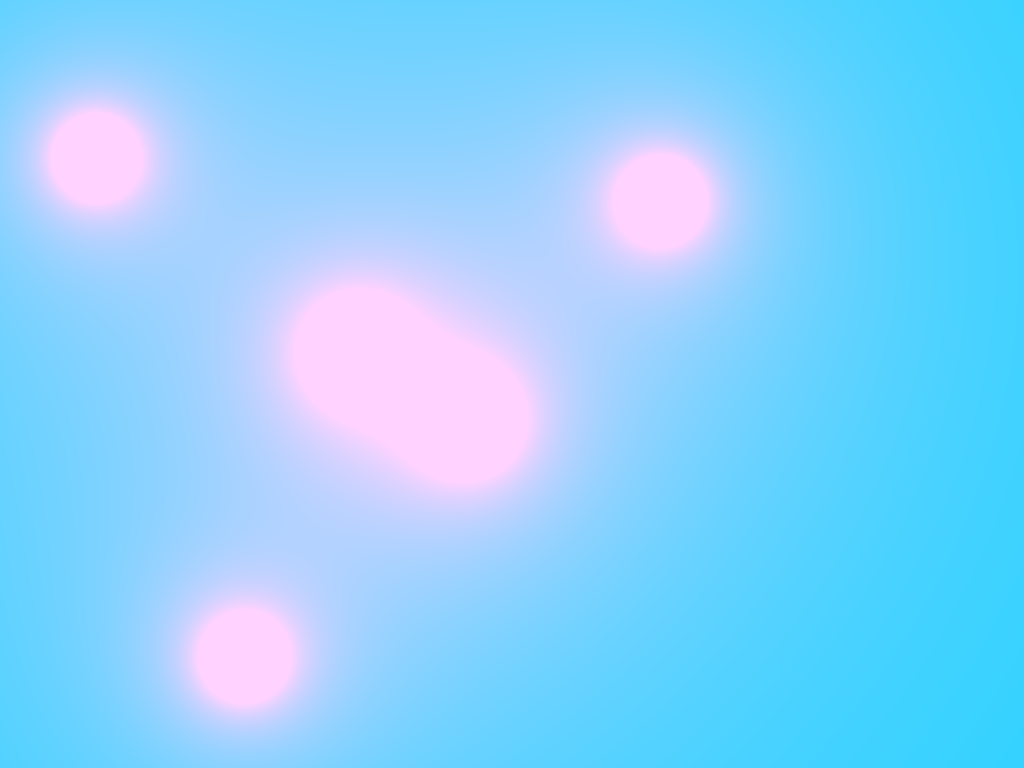
Frame 1 (no input)
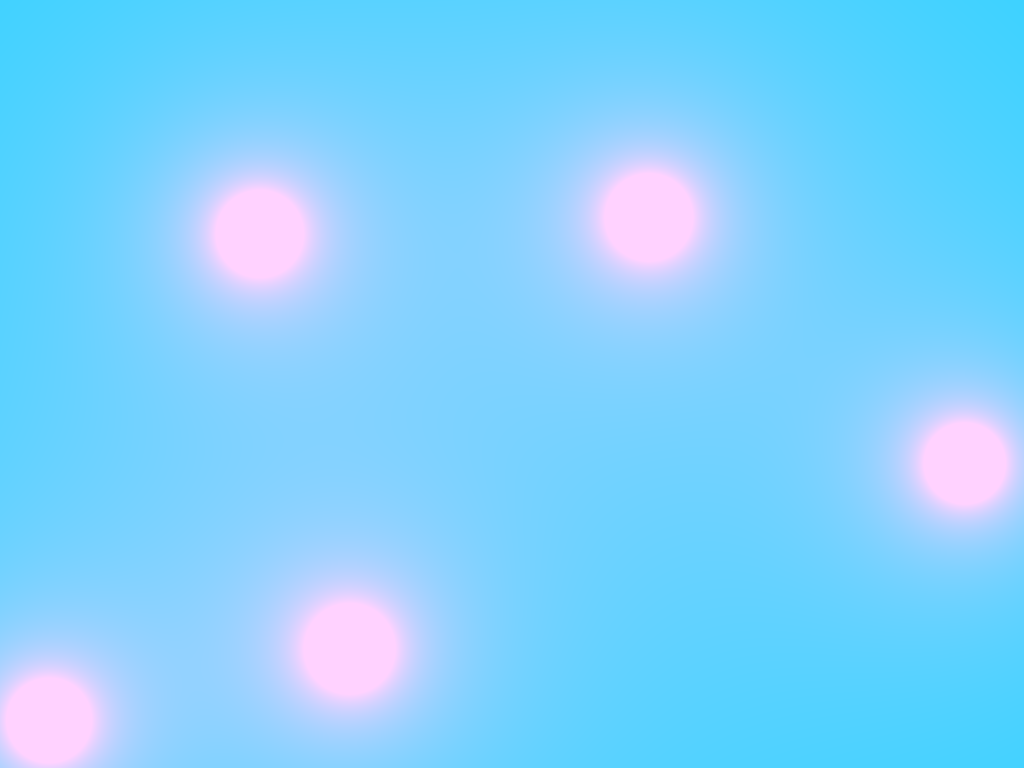
Frame 60 (the mouse pressed at the canvas centre just before this capture)
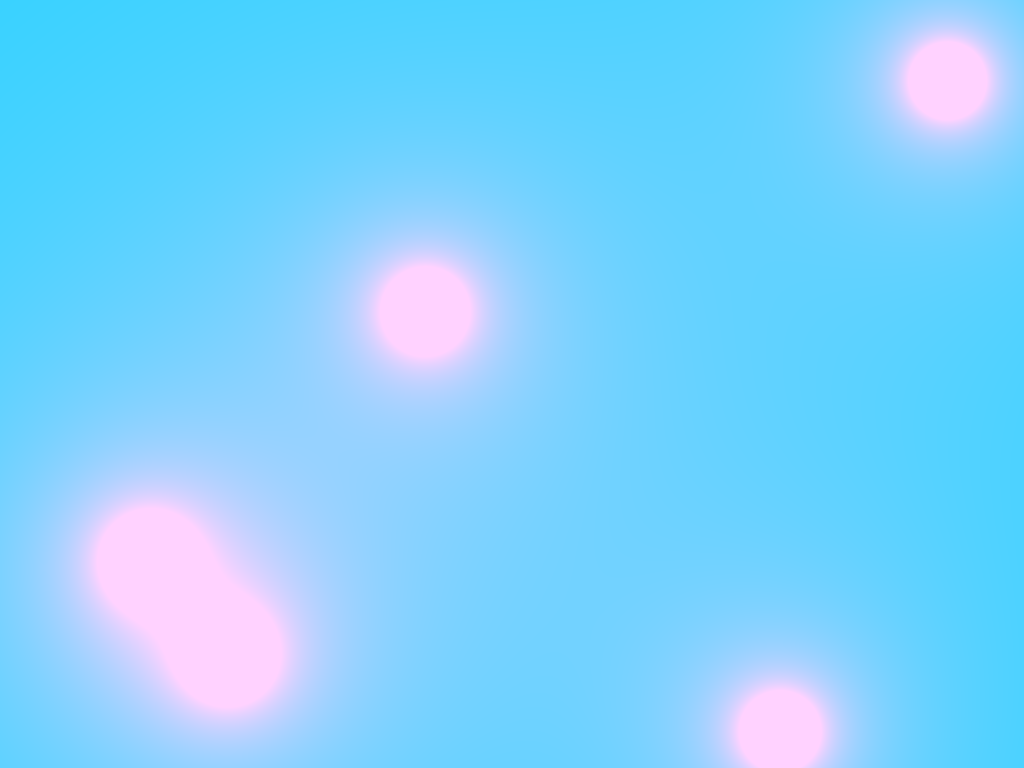
Frame 120 (the mouse held since frame 60 and released just before this capture)

The Processing sketch that drew these frames (run headless with seeded random() and noise(); from frame 60 on, the mouse is pressed at the canvas centre):

// Processing sketch: cottonBalls
// ── cottonBalls.pde
class drops {
  
  PVector pos;
  float r;
  PVector vel;
  
  drops(float x, float y) {
   pos = new PVector(x,y);
   r = 75;
   vel = PVector.random2D();
   vel.mult(random(3,7));
  }
  
  void update() {    //this function for motion 
   pos.add(vel); 
   
   if( pos.x > width || pos.x< 0  ){   // this for bounceback off corcners 
     vel.x *= -1;
   }
   
   if( pos.y > height || pos.y< 0  ){
     vel.y *= -1;
   }
   
  }
  
  void show() {
    noFill();
    stroke(255);
    ellipse(pos.x, pos.y, r*2, r*2);
  }
  
  
}

drops[] b = new drops[5];

void setup () {
   size(1024, 768); 
   for(int i = 0; i< b.length; i++){
   b[i] = new drops(random(width),random(height));
   }
   
}

void draw() {
 background(0, 89, 255); 
 
 loadPixels();
 for(int x = 0; x<width; x++){
 for(int y = 0; y<height; y++){
     int index = x + y * width;
     float sum = 0;
     for(int k=0; k<b.length; k++){
       float d = dist(x,y, b[k].pos.x, b[k].pos.y);
       sum +=  110* b[k].r / d;   //adjust radius to control glow size
     }
     //pixels[index] = color (20,101, sum); //setting 1 green, blue
     //pixels[index] = color (0,0, sum);  //neon blue 
     
      pixels[index] = color (sum, 210, 255);  //cotton candy 
     //pixels[index] = color (200,200, constrain(220,25,sum));
     //pixels[index] = color (200,200, sum % 255);  //crazy colour thing 
   }
 }
 
 updatePixels();
 
 for(int j = 0; j<b.length; j++){
 b[j].update();
 //b[j].show(); //uncomment to show outline of drop 
 }
  
}
